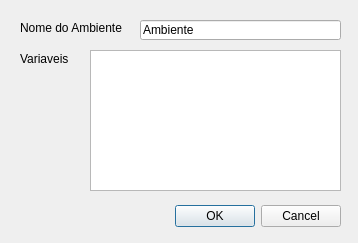
<?xml version="1.0" encoding="UTF-8"?>
<ui version="4.0">
 <class>DNovoAmbiente</class>
 <widget class="QDialog" name="DNovoAmbiente">
  <property name="geometry">
   <rect>
    <x>0</x>
    <y>0</y>
    <width>358</width>
    <height>243</height>
   </rect>
  </property>
  <property name="windowTitle">
   <string>Novo Ambiente</string>
  </property>
  <widget class="QDialogButtonBox" name="btOkCancel">
   <property name="geometry">
    <rect>
     <x>0</x>
     <y>200</y>
     <width>341</width>
     <height>32</height>
    </rect>
   </property>
   <property name="orientation">
    <enum>Qt::Horizontal</enum>
   </property>
   <property name="standardButtons">
    <set>QDialogButtonBox::Cancel|QDialogButtonBox::Ok</set>
   </property>
  </widget>
  <widget class="QLabel" name="lblNomeAmbiente">
   <property name="geometry">
    <rect>
     <x>20</x>
     <y>20</y>
     <width>111</width>
     <height>16</height>
    </rect>
   </property>
   <property name="text">
    <string>Nome do Ambiente</string>
   </property>
  </widget>
  <widget class="QLineEdit" name="leNomeAmbiente">
   <property name="geometry">
    <rect>
     <x>140</x>
     <y>20</y>
     <width>201</width>
     <height>20</height>
    </rect>
   </property>
   <property name="text">
    <string>Ambiente</string>
   </property>
  </widget>
  <widget class="QLabel" name="lblVariaveis">
   <property name="geometry">
    <rect>
     <x>20</x>
     <y>50</y>
     <width>66</width>
     <height>17</height>
    </rect>
   </property>
   <property name="text">
    <string>Variaveis</string>
   </property>
  </widget>
  <widget class="QTextEdit" name="teVariaveis">
   <property name="geometry">
    <rect>
     <x>90</x>
     <y>50</y>
     <width>251</width>
     <height>141</height>
    </rect>
   </property>
   <property name="horizontalScrollBarPolicy">
    <enum>Qt::ScrollBarAsNeeded</enum>
   </property>
   <property name="autoFormatting">
    <set>QTextEdit::AutoBulletList</set>
   </property>
  </widget>
 </widget>
 <resources/>
 <connections>
  <connection>
   <sender>btOkCancel</sender>
   <signal>accepted()</signal>
   <receiver>DNovoAmbiente</receiver>
   <slot>accept()</slot>
   <hints>
    <hint type="sourcelabel">
     <x>248</x>
     <y>254</y>
    </hint>
    <hint type="destinationlabel">
     <x>157</x>
     <y>274</y>
    </hint>
   </hints>
  </connection>
  <connection>
   <sender>btOkCancel</sender>
   <signal>rejected()</signal>
   <receiver>DNovoAmbiente</receiver>
   <slot>reject()</slot>
   <hints>
    <hint type="sourcelabel">
     <x>316</x>
     <y>260</y>
    </hint>
    <hint type="destinationlabel">
     <x>286</x>
     <y>274</y>
    </hint>
   </hints>
  </connection>
 </connections>
</ui>
